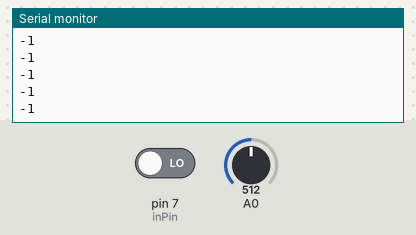
A sketch run on a simulated Arduino Uno, built with avr-gcc and run on an emulated ATmega328P. On the bench: the last lines printed to the serial monitor. Inputs (shaded band) come from the test bench; at power-on: pin 7 (inPin) LOW, A0 = 512.

Above: at 1.2 s.
1.3 s: pin 7 (inPin) driven HIGH
At 1.51 s:
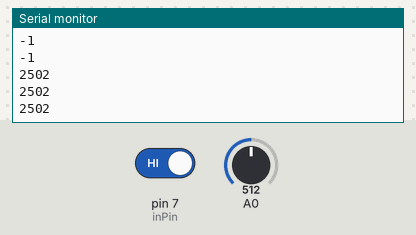
2.8 s: A0 set to 716
At 2.82 s:
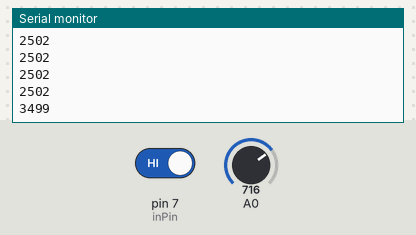
4.3 s: A0 set to 900
At 4.32 s:
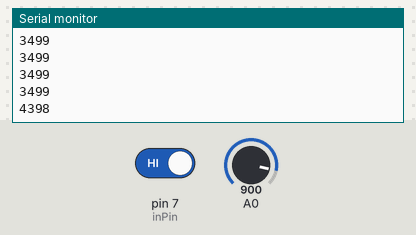
Timing chart, 0 to 7.3 s (numbered marks = the images above; inputs shaded):
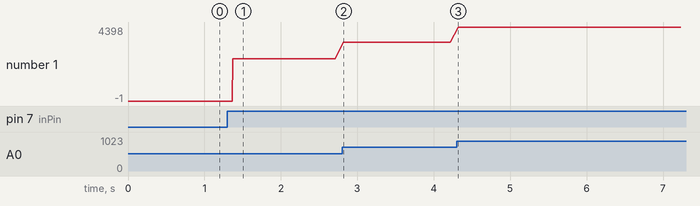

The sketch:

powerTest.ino
```cpp
int current;  //in mA
int val;
int inPin = 7;

void setup() {
  Serial.begin(9600);
  pinMode(inPin, INPUT);
}

void loop() {
  val = digitalRead(inPin);
  if(val==1){
    current = analogRead(0)*(5.0/1023.0) * 1000;
    Serial.println(current);
    delay(100);
  } else {
    Serial.println(-1);
  }
}
```

Measured:
- after the input at 1.3 s, the serial monitor: prints a new line after 0.07 s (image 1)
- after the input at 2.8 s, the serial monitor: prints a new line at once (image 2)
- after the input at 4.3 s, the serial monitor: prints a new line at once (image 3)
- plotted number 1: -1 → 2502 after the input at 1.3 s, 2502 → 3499 after the input at 2.8 s, 3499 → 4398 after the input at 4.3 s
